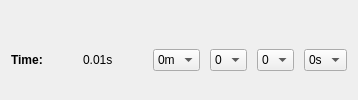
           <widget class="QWidget" name="timePage">
            <layout class="QVBoxLayout" name="verticalLayout_12">
             <item>
              <spacer name="verticalSpacer_7">
               <property name="orientation">
                <enum>Qt::Vertical</enum>
               </property>
               <property name="sizeType">
                <enum>QSizePolicy::Fixed</enum>
               </property>
               <property name="sizeHint" stdset="0">
                <size>
                 <width>20</width>
                 <height>20</height>
                </size>
               </property>
              </spacer>
             </item>
             <item>
              <layout class="QHBoxLayout" name="horizontalLayout_2">
               <property name="spacing">
                <number>40</number>
               </property>
               <item>
                <layout class="QHBoxLayout" name="horizontalLayout_9">
                 <item>
                  <widget class="QLabel" name="label_5">
                   <property name="sizePolicy">
                    <sizepolicy hsizetype="Fixed" vsizetype="Preferred">
                     <horstretch>0</horstretch>
                     <verstretch>0</verstretch>
                    </sizepolicy>
                   </property>
                   <property name="font">
                    <font>
                     <weight>75</weight>
                     <bold>true</bold>
                    </font>
                   </property>
                   <property name="toolTip">
                    <string>Specify the duration of an inserted Pause or Hold slot.</string>
                   </property>
                   <property name="text">
                    <string>Time:</string>
                   </property>
                  </widget>
                 </item>
                 <item>
                  <widget class="QLabel" name="actionTimeLabel">
                   <property name="font">
                    <font>
                     <weight>50</weight>
                     <bold>false</bold>
                    </font>
                   </property>
                   <property name="text">
                    <string>0.01s</string>
                   </property>
                  </widget>
                 </item>
                </layout>
               </item>
               <item>
                <layout class="QHBoxLayout" name="horizontalLayout_10">
                 <property name="spacing">
                  <number>10</number>
                 </property>
                 <item>
                  <widget class="QComboBox" name="actionMinutesComboBox">
                   <item>
                    <property name="text">
                     <string>0m</string>
                    </property>
                   </item>
                  </widget>
                 </item>
                 <item>
                  <widget class="QComboBox" name="actionSecondsComboBox">
                   <property name="sizePolicy">
                    <sizepolicy hsizetype="Fixed" vsizetype="Fixed">
                     <horstretch>0</horstretch>
                     <verstretch>0</verstretch>
                    </sizepolicy>
                   </property>
                   <property name="minimumSize">
                    <size>
                     <width>0</width>
                     <height>0</height>
                    </size>
                   </property>
                   <property name="maxVisibleItems">
                    <number>11</number>
                   </property>
                   <item>
                    <property name="text">
                     <string>0</string>
                    </property>
                   </item>
                  </widget>
                 </item>
                 <item>
                  <widget class="QComboBox" name="actionTenthsComboBox">
                   <property name="sizePolicy">
                    <sizepolicy hsizetype="Fixed" vsizetype="Fixed">
                     <horstretch>0</horstretch>
                     <verstretch>0</verstretch>
                    </sizepolicy>
                   </property>
                   <property name="minimumSize">
                    <size>
                     <width>0</width>
                     <height>0</height>
                    </size>
                   </property>
                   <property name="currentIndex">
                    <number>0</number>
                   </property>
                   <item>
                    <property name="text">
                     <string>0</string>
                    </property>
                   </item>
                  </widget>
                 </item>
                 <item>
                  <widget class="QComboBox" name="actionHundredthsComboBox">
                   <item>
                    <property name="text">
                     <string>0s</string>
                    </property>
                   </item>
                  </widget>
                 </item>
                </layout>
               </item>
              </layout>
             </item>
            </layout>
           </widget>
